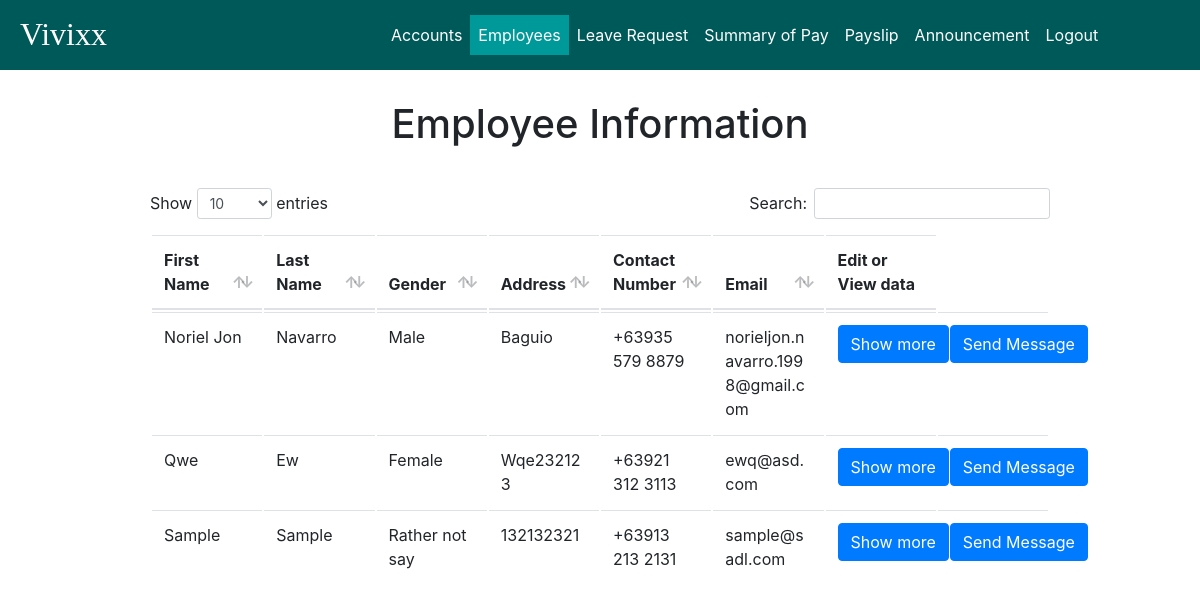
Page /admin/user_information/user_information.php (signed in) on the committed database.
### tables this page shows
CREATE TABLE `user_info` (
  `user_id` int(11) NOT NULL,
  `prof_image` mediumblob,
  `signature` mediumblob,
  `first_name` varchar(45) DEFAULT NULL,
  `middle_name` varchar(45) DEFAULT NULL,
  `last_name` varchar(45) DEFAULT NULL,
  `birth_date` date DEFAULT NULL,
  `birth_place` varchar(45) DEFAULT NULL,
  `contact_number` varchar(45) DEFAULT NULL,
  `facebook_link` varchar(100) DEFAULT NULL,
  `gender` varchar(45) DEFAULT NULL,
  `height` varchar(45) DEFAULT NULL,
  `weight` int(3) DEFAULT NULL,
  `blood_type` varchar(2) DEFAULT NULL,
  `residential_address` varchar(45) DEFAULT NULL,
  `residential_zip` int(4) DEFAULT NULL,
  `residential_tel_no` varchar(45) DEFAULT NULL,
  `permanent_address` varchar(45) DEFAULT NULL,
  `permanent_zip` int(4) DEFAULT NULL,
  `permanent_tel_no` varchar(45) DEFAULT NULL,
  `citizenship` varchar(45) DEFAULT NULL,
  `civil_status` varchar(45) DEFAULT NULL,
  `sss_no` varchar(45) DEFAULT NULL,
  `tin` varchar(45) DEFAULT NULL,
  `philhealth_no` varchar(45) DEFAULT NULL,
  `pagibig_id_no` varchar(45) DEFAULT NULL,
  PRIMARY KEY (`user_id`),
  UNIQUE KEY `user_id_UNIQUE` (`user_id`),
  CONSTRAINT `user_id` FOREIGN KEY (`user_id`) REFERENCES `user` (`user_id`) ON DELETE CASCADE ON UPDATE CASCADE
);

CREATE TABLE `user` (
  `username` varchar(45) NOT NULL,
  `user_id` int(11) NOT NULL AUTO_INCREMENT,
  `email` varchar(45) NOT NULL,
  `password` varchar(255) NOT NULL,
  `date_registered` date NOT NULL,
  `status` enum('enabled','disabled') DEFAULT 'enabled',
  `type` enum('admin','user') DEFAULT 'user',
  PRIMARY KEY (`username`),
  UNIQUE KEY `user_id_UNIQUE` (`user_id`),
  UNIQUE KEY `username_UNIQUE` (`username`)
);

### admin/user_information/user_information.php (the view, shortened to what this page needs)
<!DOCTYPE html>
<html>
<head>
	<link rel="stylesheet" href="../../style/bootstrap/bootstrap.min.css">
	<link type="text/css" rel="stylesheet" href="../style/style.css" media="screen, projection">
	<link rel="stylesheet" href="../style/datatables.css">
</head>
<body>
	<?php
	include '../../utilities/session.php';
	$connect = Connect();
	?>
	<div id="wrapper">
		<nav class="navbar fixed-top navbar-expand-lg navbar-dark" id="navigation-bar">
			<a href="../accounts/accounts_status.php" class="navbar-brand">Vivixx</a>
			<div class="collapse navbar-collapse" id="navbar-content">
				<ul class="navbar-nav">
					<li class="nav-item">
						<a class="nav-link" href="../accounts/accounts_status.php">Accounts</a>
					</li>
					<li class="nav-item active">
						<button onclick="myFunction()" class="dropbtn">Employees</button>
					</li>
					<li class="nav-item">
						<a class="nav-link" href="../leave_request/leave_requests.php">Leave Request</a>
					</li>
					<li class="nav-item">
						<a class="nav-link" href="../summary_of_pay/user_summary.php">Summary of Pay</a>
					</li>
					<li class="nav-item">
						<a class="nav-link" href="../payslip/user_payslip.php">Payslip</a>
					</li>
					<li class="nav-item">
						<a class="nav-link" href="../announcements/announcement.php">Announcement</a>
					</li>
					<li class="nav-item">
						<a class="nav-link logout" href="../utilities/logout.php">Logout</a>
					</li>
				</ul>
			</div>
		</nav>
		<div class="user-content container-fluid">
			<div class="text-center">
				<h1>Employee Information</h1>
			</div>
			<div style="margin: 5vh 15vh;">
				<table class="table" id="table">
					<thead>
						<tr>
							<th>First Name</th>
							<th>Last Name</th>
							<th>Gender</th>
							<th>Address</th>
							<th>Contact Number</th>
							<th>Email</th>
							<th>Edit or View data</th>
						</tr>
					</thead>
					<?php
					$sql = "SELECT * FROM user_info NATURAL JOIN user natural join employee_info WHERE type='user' and
						(birth_date is not null and birth_place is not null and contact_number is not null and gender is not null and height is not null
						and weight is not null and blood_type is not null and residential_address is not null and residential_zip is not null and
						residential_tel_no is not null and permanent_address is not null and permanent_zip is not null and permanent_tel_no is not null
						and citizenship is not null and civil_status is not null and sss_no is not null and tin is not null and philhealth_no and
						pagibig_id_no is not null) and (date_hired is not null and employee_status is not null and position is not null);";
					$result = $connect->query($sql);
					if($result-> num_rows > 0){
						while($row = $result->fetch_assoc()){
							if($row["gender"] === null){
								$gender = "Not set";
							}else{
								$gender = $row["gender"];
							}
							if(!isset($row["residential_address"])){
								$address = "Not set";
							}else{
								$address = $row["residential_address"];
							}
							if(!isset($row["contact_number"])){
								$contact = "Not set";
							}else{
								$contact = $row["contact_number"];
							}
							$show = "
							<input name='show' value='show' style='display: none;'>
							<a href='view_information.php?user_id=".$row['user_id']."' class='show btn btn-primary'>Show more</a>";
							$message = "
							<input name='message' value='message' style='display: none;'>
							<a href='personal_message.php?user_id=".$row['user_id'].
								"& fname=".$row['first_name']."& mname=".$row['middle_name'] .
								"& lname=" .$row['last_name'] ."' class='message btn btn-primary'>Send Message</a>";
							echo "
							<tr>
							<td>" . ucwords($row['first_name']) . "</td>
							<td>" . ucwords($row['last_name']) . "</td>
							<td>" . $gender . "</td>
							<td>" . $address . "</td>
							<td>" . $contact . "</td>
							<td>" . $row['email'] . "</td>
							<td>" . $show ."</td>
							<td>" . $message . "</td>
							</tr>";
						}
					}
					?>
				</table>
			</div>
		</div>
	</div>
</body>
</html>

### admin/style/style.css (style rules this page uses)
#navigation-bar { background-color: #005959; max-height: 70px; min-height: 70px; padding: 0 0 0 5px; }
#navigation-bar .navbar-brand { font-size: 2rem !important; font-family: rockwell; height: auto; margin: 3px 23vw 5px 15px; }
#navigation-bar .navbar-nav .active { background-color: #009999; }
#navigation-bar .navbar-nav .nav-link { color: #fff; display: block; }
#wrapper #navbar-content { background-color: inherit; }
#wrapper .user-content { margin-top: 100px; }
table { margin: 0 auto; width: 100%; clear: both; border-collapse: collapse; table-layout: fixed; word-wrap: break-word; }
.dropbtn { color: #fff; display: block; border: 0; background-color: transparent; padding: 8px; }

### admin/style/datatables.css (style rules this page uses)
table.dataTable { clear: both; margin-top: 6px !important; margin-bottom: 6px !important; max-width: none !important; border-collapse: separate !important; }
table.dataTable td, table.dataTable th { -webkit-box-sizing: content-box; box-sizing: content-box; }
table.dataTable thead > tr > th.sorting_asc, table.dataTable thead > tr > th.sorting_desc, table.dataTable thead > tr > th.sorting, table.dataTable thead > tr > td.sorting_asc, table.dataTable thead > tr > td.sorting_desc, table.dataTable thead > tr > td.sorting { padding-right: 30px; }
table.dataTable thead .sorting, table.dataTable thead .sorting_asc, table.dataTable thead .sorting_desc, table.dataTable thead .sorting_asc_disabled, table.dataTable thead .sorting_desc_disabled { cursor: pointer; position: relative; }
table.dataTable thead .sorting:before, table.dataTable thead .sorting:after, table.dataTable thead .sorting_asc:before, table.dataTable thead .sorting_asc:after, table.dataTable thead .sorting_desc:before, table.dataTable thead .sorting_desc:after, table.dataTable thead .sorting_asc_disabled:before, table.dataTable thead .sorting_asc_disabled:after, table.dataTable thead .sorting_desc_disabled:before, table.dataTable thead .sorting_desc_disabled:after { position: absolute; bottom: 0.9em; display: block; opacity: 0.3; }
table.dataTable thead .sorting:before, table.dataTable thead .sorting_asc:before, table.dataTable thead .sorting_desc:before, table.dataTable thead .sorting_asc_disabled:before, table.dataTable thead .sorting_desc_disabled:before { right: 1em; content: "\2191"; }
table.dataTable thead .sorting:after, table.dataTable thead .sorting_asc:after, table.dataTable thead .sorting_desc:after, table.dataTable thead .sorting_asc_disabled:after, table.dataTable thead .sorting_desc_disabled:after { right: 0.5em; content: "\2193"; }

### rows in the picture
user_info: first_name "Noriel Jon", last_name "Navarro", gender "Male", residential_address "Baguio", contact_number "+63935 579 8879", user.email "norieljon.navarro.1998@gmail.com"
user_info: first_name "Qwe", last_name "Ew", gender "Female", residential_address "Wqe232123", contact_number "+63921 312 3113", user.email "ewq@asd.com"
user_info: first_name "Sample", last_name "Sample", gender "Rather not say", residential_address "132132321", contact_number "+63913 213 2131", user.email "sample@sadl.com"
